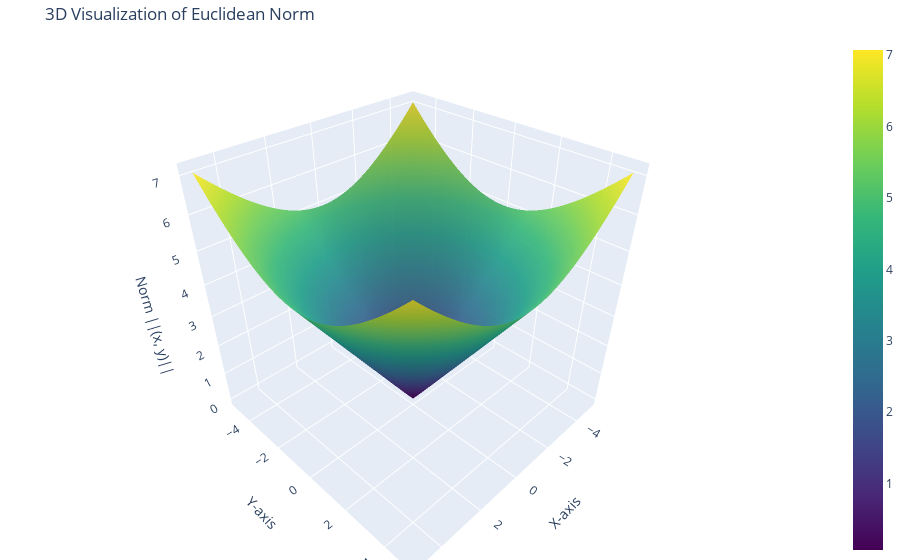

The code cell stored with this chart in its notebook:
### Code cell
import numpy as np
import plotly.graph_objects as go

def plot_euclidean_norm():
    """
    Creates a 3D visualization of the Euclidean norm ||(x, y)|| with interactive vector representation.
    """
    # Create a grid of points
    x = np.linspace(-5, 5, 100)
    y = np.linspace(-5, 5, 100)
    X, Y = np.meshgrid(x, y)
    Z = np.sqrt(X**2 + Y**2)  # Euclidean norm (l2 norm)

    # Create the 3D surface plot
    fig = go.Figure(data=[go.Surface(z=Z, x=X, y=Y, colorscale='Viridis', opacity=0.9)])

    # Update layout
    fig.update_layout(
        title='3D Visualization of Euclidean Norm',
        scene=dict(
            xaxis_title='X-axis',
            yaxis_title='Y-axis',
            zaxis_title='Norm ||(x, y)||',
            aspectmode='cube'
        ),
        margin=dict(l=0, r=0, b=0, t=40),
    )

    # Add initial vector visualization
    vector_x = [0]
    vector_y = [0]
    vector_z = [0]
    
    fig.add_trace(go.Scatter3d(
        x=vector_x, y=vector_y, z=vector_z,
        mode='lines+text',
        line=dict(color='red', width=5),
        text=['Vector'],
        textposition='bottom center',
        hoverinfo='text'
    ))

    # Add click event to display the vector
    fig.update_traces(
        hoverinfo='x+y+z',
        hovertemplate='Clicked point: (x: %{x:.2f}, y: %{y:.2f}, ||(x,y)||: %{z:.2f})<extra></extra>'
    )

    # Define the callback function to update the vector
    def update_vector(trace, points, state):
        if points.point_inds:
            # Get the coordinates of the clicked point
            x_clicked = points.xs[0]
            y_clicked = points.ys[0]
            z_clicked = np.sqrt(x_clicked**2 + y_clicked**2)
            
            # Update the vector line to point from the origin to the clicked point
            fig.data[1].x = [0, x_clicked]
            fig.data[1].y = [0, y_clicked]
            fig.data[1].z = [0, z_clicked]

    # Register the click event
    fig.data[0].on_click(update_vector)

    # Show the figure
    fig.show()

# Call the function to plot the Euclidean norm
plot_euclidean_norm()

### Figure 1 — Plotly figure (JSON) as saved in the notebook; plotly's stock layout.template omitted (floating-point values rounded to 4 significant figures; data arrays with more than 128 entries replaced by an {"elided": "..."} marker saying what was removed)
{"data": [{"colorscale": [[0, "#440154"], [0.1111, "#482878"], [0.2222, "#3e4989"], [0.3333, "#31688e"], [0.4444, "#26828e"], [0.5556, "#1f9e89"], [0.6667, "#35b779"], [0.7778, "#6ece58"], [0.8889, "#b5de2b"], [1, "#fde725"]], "hoverinfo": "x+y+z", "hovertemplate": "Clicked point: (x: %{x:.2f}, y: %{y:.2f}, ||(x,y)||: %{z:.2f})<extra></extra>", "opacity": 0.9, "type": "surface", "x": {"elided": "100x100 float values"}, "y": {"elided": "100x100 float values"}, "z": {"elided": "100x100 float values"}}, {"hoverinfo": "x+y+z", "hovertemplate": "Clicked point: (x: %{x:.2f}, y: %{y:.2f}, ||(x,y)||: %{z:.2f})<extra></extra>", "line": {"color": "red", "width": 5}, "mode": "lines+text", "text": ["Vector"], "textposition": "bottom center", "type": "scatter3d", "x": [0], "y": [0], "z": [0]}], "layout": {"margin": {"b": 0, "l": 0, "r": 0, "t": 40}, "scene": {"aspectmode": "cube", "xaxis": {"title": {"text": "X-axis"}}, "yaxis": {"title": {"text": "Y-axis"}}, "zaxis": {"title": {"text": "Norm ||(x, y)||"}}}, "title": {"text": "3D Visualization of Euclidean Norm"}}}
